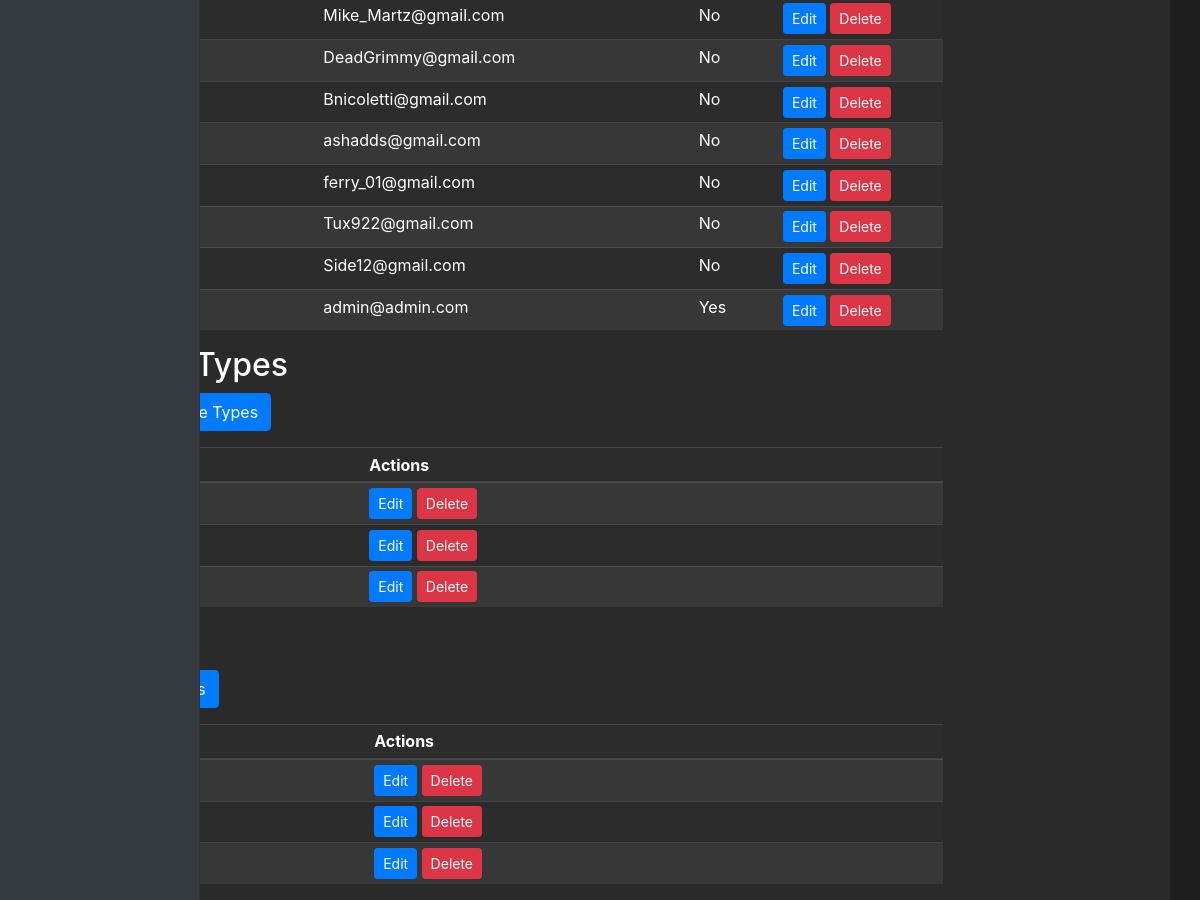
/admin (signed in, middle part), run on an earlier commit of the app's database.
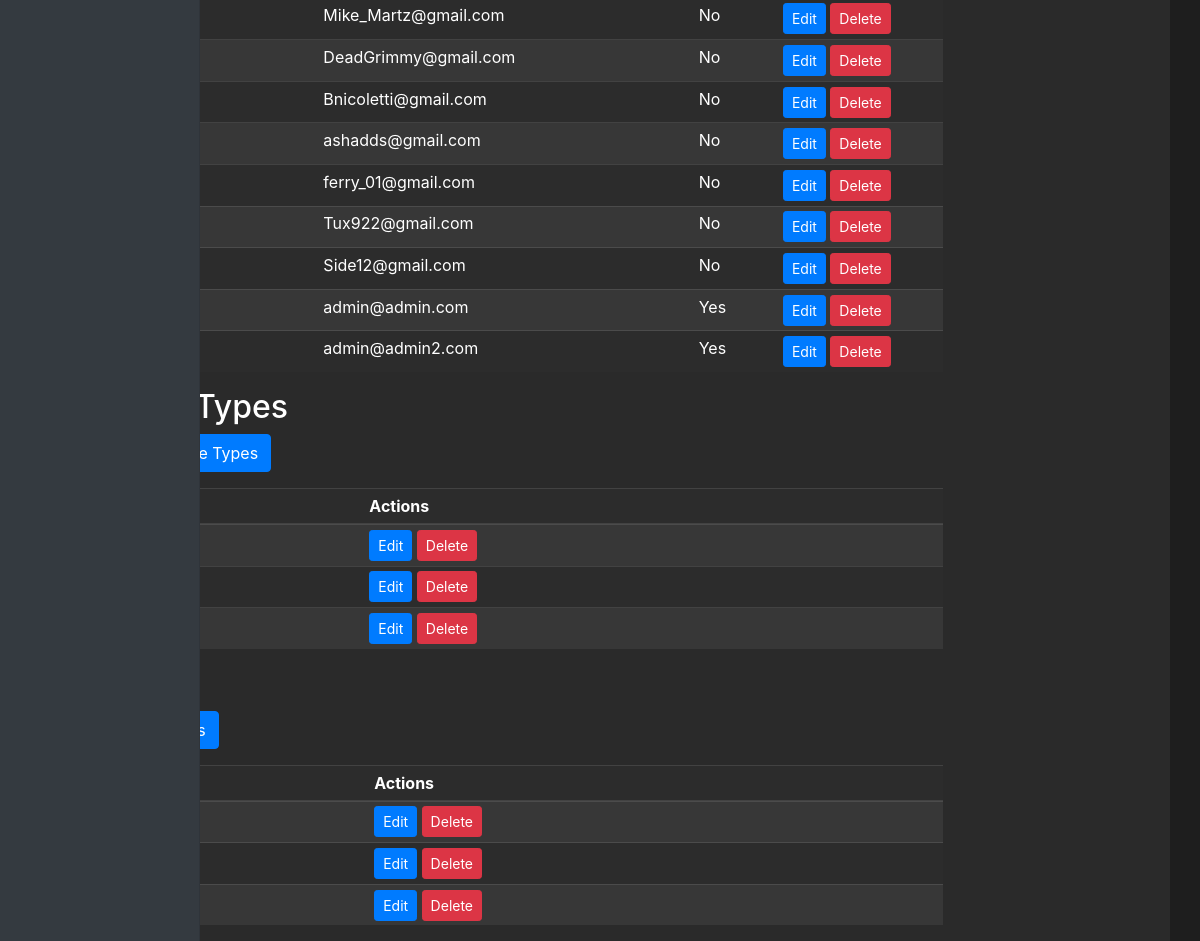
And on a later commit of the database.
### tables this page shows
CREATE TABLE user (
    user_id INTEGER PRIMARY KEY AUTOINCREMENT,
    username VARCHAR(64) NOT NULL,
    email VARCHAR(100) NOT NULL,
    password_hash VARCHAR(255) NOT NULL,
    created_at DATETIME DEFAULT CURRENT_TIMESTAMP,
    admin INTEGER DEFAULT 0
);

CREATE TABLE vehicle_type (
    type_id INTEGER PRIMARY KEY AUTOINCREMENT,
    name VARCHAR(20) NOT NULL
);

CREATE TABLE brand (
    brand_id INTEGER PRIMARY KEY AUTOINCREMENT,
    name VARCHAR(20)
);

### app.py (the view)
@app.route('/admin')
@login_required
def admin():
    if not current_user.admin:
        flash('Access denied. Admin privileges required.')
        return redirect(url_for('home'))
    conn = get_db_connection()
    users = User.get_all_users()
    vehicle_types = conn.execute('SELECT * FROM vehicle_type').fetchall()
    brands = conn.execute('SELECT * FROM brand').fetchall()
    models = conn.execute('''
        SELECT model.model_id, model.name as model_name, brand.name as brand_name, vehicle_type.name as type_name
        FROM model
        JOIN brand ON model.brand_id = brand.brand_id
        JOIN vehicle_type ON model.type_id = vehicle_type.type_id
        ORDER BY model.name
    ''').fetchall()
    colors = conn.execute('SELECT * FROM color').fetchall()
    wheel_sets = conn.execute('SELECT * FROM wheel_set').fetchall()
    conn.close()
    return render_template('admin.html', users=users, vehicle_types=vehicle_types,
                           brands=brands, models=models, colors=colors, wheel_sets=wheel_sets)

### app.py (called while the page is built)
def get_db_connection():
    conn = sqlite3.connect(DATABASE)
    conn.row_factory = sqlite3.Row  # This enables column access by name: row['column_name']
    return conn

@login_manager.user_loader
def load_user(user_id):
    return User.get(user_id)

    @staticmethod
    def get(user_id):
        conn = get_db_connection()
        user_data = conn.execute('SELECT * FROM user WHERE user_id = ?', (user_id,)).fetchone()
        conn.close()
        if user_data:
            return User(
                user_id=user_data['user_id'],
                username=user_data['username'],
                email=user_data['email'],
                password_hash=user_data['password_hash'],
                admin=bool(user_data['admin'])
            )
        return None

### templates/admin.html (shortened to what this page needs)
{% extends "base.html" %}
{% block content %}
<div class="container-fluid">
    <div class="row">
        <nav id="sidebarMenu" class="col-md-3 col-lg-2 d-md-block bg-dark sidebar collapse">
        </nav>
        <main class="col-md-9 ms-sm-auto col-lg-10 px-md-4">
            <div class="table-responsive">
                <table class="table table-striped table-sm">
                    <tbody>
                        {% for user in users %}
                        <tr>
                            <td>{{ user.username }}</td>
                            <td>{{ user.email }}</td>
                            <td>{{ 'Yes' if user.admin else 'No' }}</td>
                            <td>
                                <a href="{{ url_for('update_user', user_id=user.id) }}" class="btn btn-sm btn-primary">Edit</a>
                                <form action="{{ url_for('delete_user', user_id=user.id) }}" method="post" class="d-inline">
                                    <button type="submit" class="btn btn-sm btn-danger" onclick="return confirm('Are you sure?')">Delete</button>
                                </form>
                            </td>
                        </tr>
                        {% endfor %}
                    </tbody>
                </table>
            </div>
            <h2 id="vehicle_types">Vehicle Types</h2>
            <a href="{{ url_for('vehicle_type') }}" class="btn btn-primary mb-3">Manage Vehicle Types</a>
            <div class="table-responsive">
                <table class="table table-striped table-sm">
                    <thead>
                        <tr>
                            <th>Name</th>
                            <th>Actions</th>
                        </tr>
                    </thead>
                    <tbody>
                        {% for type in vehicle_types %}
                        <tr>
                            <td>{{ type.name }}</td>
                            <td>
                                <a href="{{ url_for('vehicle_type_edit', type_id=type.type_id) }}" class="btn btn-sm btn-primary">Edit</a>
                                <button class="btn btn-sm btn-danger">Delete</button>
                            </td>
                        </tr>
                        {% endfor %}
                    </tbody>
                </table>
            </div>
            <h2 id="brands">Brands</h2>
            <a href="{{ url_for('brand_type') }}" class="btn btn-primary mb-3">Manage Brands</a>
            <div class="table-responsive">
                <table class="table table-striped table-sm">
                    <thead>
                        <tr>
                            <th>Name</th>
                            <th>Actions</th>
                        </tr>
                    </thead>
                    <tbody>
                        {% for brand in brands %}
                        <tr>
                            <td>{{ brand.name }}</td>
                            <td>
                                <a href="{{ url_for('brand_type_edit', brand_id=brand.brand_id) }}" class="btn btn-sm btn-primary">Edit</a>
                                <form action="{{ url_for('brand_type_delete', brand_id=brand.brand_id) }}" method="post" class="d-inline">
                                    <button type="submit" class="btn btn-sm btn-danger" onclick="return confirm('Are you sure?')">Delete</button>
                                </form>
                            </td>
                        </tr>
                        {% endfor %}
                    </tbody>
                </table>
            </div>
        </main>
    </div>
</div>
{% endblock %}

What changed in the data, as far as the page shows it:
added user: email "admin@admin2.com", admin "Yes"
